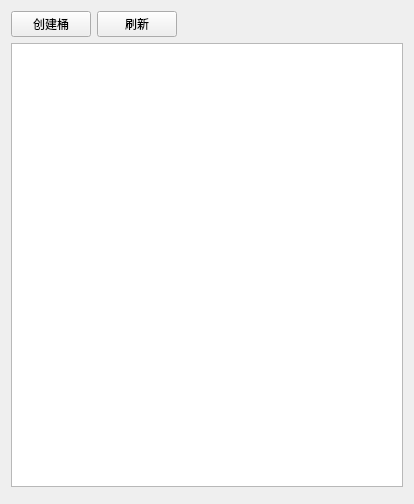
<?xml version="1.0" encoding="UTF-8"?>
<ui version="4.0">
 <class>BucketTableWidget</class>
 <widget class="QWidget" name="BucketTableWidget">
  <property name="geometry">
   <rect>
    <x>0</x>
    <y>0</y>
    <width>414</width>
    <height>504</height>
   </rect>
  </property>
  <property name="windowTitle">
   <string>Form</string>
  </property>
  <layout class="QVBoxLayout" name="verticalLayout">
   <item>
    <layout class="QHBoxLayout" name="horizontalLayout">
     <item>
      <widget class="PushButton" name="buttonCreateBucket">
       <property name="text">
        <string>创建桶</string>
       </property>
      </widget>
     </item>
     <item>
      <widget class="PushButton" name="buttonRefresh">
       <property name="text">
        <string>刷新</string>
       </property>
      </widget>
     </item>
     <item>
      <spacer name="horizontalSpacer">
       <property name="orientation">
        <enum>Qt::Orientation::Horizontal</enum>
       </property>
       <property name="sizeHint" stdset="0">
        <size>
         <width>40</width>
         <height>20</height>
        </size>
       </property>
      </spacer>
     </item>
    </layout>
   </item>
   <item>
    <widget class="QTableView" name="tableView">
     <property name="editTriggers">
      <set>QAbstractItemView::NoEditTriggers</set>
     </property>
    </widget>
   </item>
   <item>
    <widget class="PageWidget" name="widgetPage" native="true"/>
   </item>
  </layout>
 </widget>
 <customwidgets>
  <customwidget>
   <class>PageWidget</class>
   <extends>QWidget</extends>
   <header>src/fend/uicom/pagewidget.h</header>
   <container>1</container>
  </customwidget>
  <customwidget>
   <class>PushButton</class>
   <extends>QPushButton</extends>
   <header>src/fend/uicom/pushbutton.h</header>
  </customwidget>
 </customwidgets>
 <resources/>
 <connections/>
</ui>
